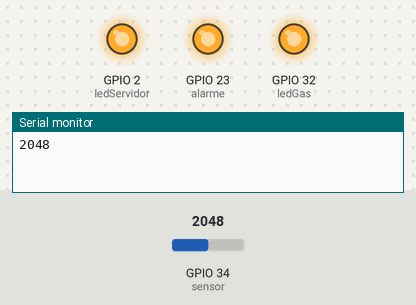
The sketch below on a simulated ESP32. Parts: output pins drawn as LEDs (lit = HIGH), the last lines printed to the serial monitor. The test bench sets the inputs (shaded band); at power-on: GPIO 34 (sensor) = 2048. WiFi joins after 1.5 s; servers stay silent unless stated.

Above: at 2.7 s.
2.8 s: GPIO 34 (sensor) set to 964
4.8 s: GPIO 34 (sensor) set to 872
At 6.5 s:
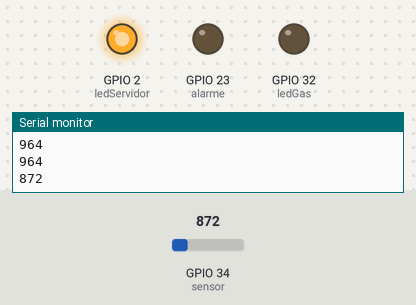
7.5 s: GPIO 34 (sensor) set to 1228
At 8.8 s:
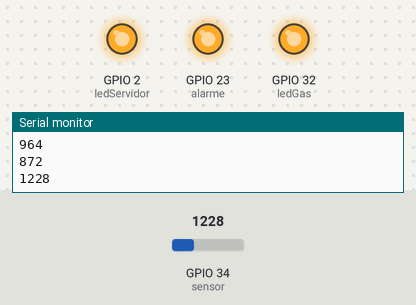
9.5 s: GPIO 34 (sensor) set to 491
At 11.2 s:
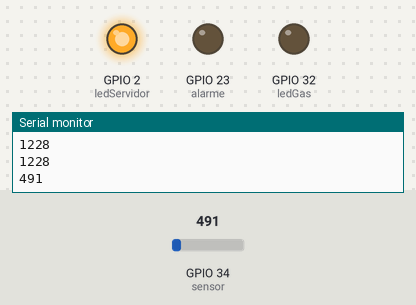
Timing chart, 0 to 12.7 s (numbered marks = the images above; inputs shaded):
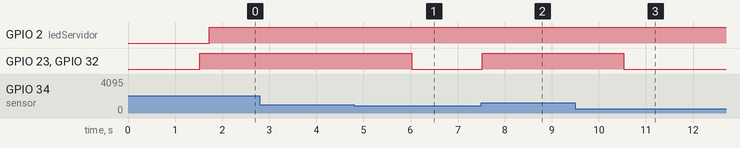

Measured:
- the behaviour switches between 930 and 929 on GPIO 34 (sensor) (found by bisection; images 0 and 1)
- after the input at 4.8 s, GPIO 23 (alarme), GPIO 32 (ledGas): HIGH → LOW after 1.2 s
- after the input at 7.5 s, GPIO 23 (alarme), GPIO 32 (ledGas): LOW → HIGH at once
- after the input at 9.5 s, GPIO 23 (alarme), GPIO 32 (ledGas): HIGH → LOW after 1.0 s

The sketch:

socket_cliente.ino
```cpp
#include <WiFi.h>

const char* rede = "IFAL-Informatica";
const char* senha = "somostodosifal";

const int porta = 3000;

const char* servidor = "172.61.4.1";

const int ledServidor = 2;
const int alarme = 23;
const int ledGas = 32;
const int sensor = 34;
const int vazamento = 930;

void setup() {
Serial.begin(9600);
pinMode(ledServidor, OUTPUT);
pinMode(ledGas, OUTPUT);
pinMode(alarme, OUTPUT);
pinMode(sensor, INPUT);

WiFi.begin(rede, senha);
while (WiFi.status() != WL_CONNECTED) {
delay(80);
}
}

void loop() {

int leituraSensor = analogRead(sensor);
Serial.println(leituraSensor);

if (leituraSensor >= (vazamento)){
  digitalWrite(alarme, HIGH);
  digitalWrite(ledGas, HIGH);
} else {
  digitalWrite(alarme, LOW);
  digitalWrite(ledGas, LOW);
}

WiFiClient client;
if (!client.connect(servidor, porta)) {
digitalWrite(ledServidor, LOW);
return;
}

digitalWrite(ledServidor, HIGH);
client.println(leituraSensor);

delay(1300);
}
```
